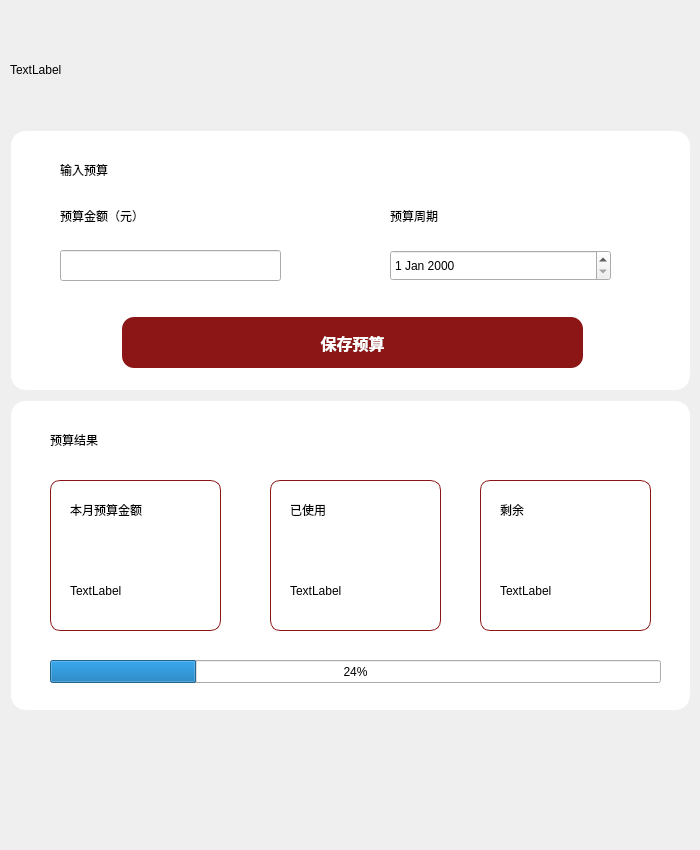
<?xml version="1.0" encoding="UTF-8"?>
<ui version="4.0">
 <class>Budget</class>
 <widget class="QWidget" name="Budget">
  <property name="geometry">
   <rect>
    <x>0</x>
    <y>0</y>
    <width>700</width>
    <height>850</height>
   </rect>
  </property>
  <property name="windowTitle">
   <string>Form</string>
  </property>
  <property name="styleSheet">
   <string notr="true">Budget {
    background-color: #FFFFFF;
}</string>
  </property>
  <widget class="QFrame" name="frame">
   <property name="geometry">
    <rect>
     <x>10</x>
     <y>130</y>
     <width>681</width>
     <height>261</height>
    </rect>
   </property>
   <property name="styleSheet">
    <string notr="true">#frame {
    background-color: #FFFFFF; /* 纯白背景 */
    border: 1px solid #F0F0F0; /* 极淡的灰色边框 */
    border-radius: 16px;
}</string>
   </property>
   <property name="frameShape">
    <enum>QFrame::Shape::StyledPanel</enum>
   </property>
   <property name="frameShadow">
    <enum>QFrame::Shadow::Raised</enum>
   </property>
   <widget class="QLabel" name="label">
    <property name="geometry">
     <rect>
      <x>50</x>
      <y>70</y>
      <width>191</width>
      <height>31</height>
     </rect>
    </property>
    <property name="text">
     <string>预算金额（元）</string>
    </property>
   </widget>
   <widget class="QLabel" name="label_2">
    <property name="geometry">
     <rect>
      <x>380</x>
      <y>70</y>
      <width>81</width>
      <height>31</height>
     </rect>
    </property>
    <property name="text">
     <string>预算周期</string>
    </property>
   </widget>
   <widget class="QLineEdit" name="lineEditBudget">
    <property name="geometry">
     <rect>
      <x>50</x>
      <y>120</y>
      <width>221</width>
      <height>31</height>
     </rect>
    </property>
   </widget>
   <widget class="QDateEdit" name="dateEdit">
    <property name="geometry">
     <rect>
      <x>380</x>
      <y>120</y>
      <width>221</width>
      <height>31</height>
     </rect>
    </property>
   </widget>
   <widget class="QPushButton" name="btnSave">
    <property name="geometry">
     <rect>
      <x>112</x>
      <y>187</y>
      <width>461</width>
      <height>51</height>
     </rect>
    </property>
    <property name="styleSheet">
     <string notr="true">#btnSave {
    background-color: #8c1515; /* 经典的北大红背景 */
    color: white;              /* 白色文字 */
    border-radius: 12px;       /* 圆角效果，数值越大越圆润 */
    font-size: 16px;           /* 字体放大 */
    font-weight: bold;         /* 字体加粗 */
}

/* 鼠标悬停在按钮上时，颜色稍微变深一点，增加交互感 */
#btnSave:hover {
    background-color: #a01a1a;
}

/* 鼠标点下去的一瞬间，按钮往下沉一下 */
#btnSave:pressed {
    background-color: #701010;
    padding-top: 2px;
    padding-left: 2px;
}</string>
    </property>
    <property name="text">
     <string>保存预算</string>
    </property>
   </widget>
   <widget class="QLabel" name="label_3">
    <property name="geometry">
     <rect>
      <x>50</x>
      <y>30</y>
      <width>69</width>
      <height>19</height>
     </rect>
    </property>
    <property name="text">
     <string>输入预算</string>
    </property>
   </widget>
  </widget>
  <widget class="QFrame" name="frame_2">
   <property name="geometry">
    <rect>
     <x>10</x>
     <y>400</y>
     <width>681</width>
     <height>311</height>
    </rect>
   </property>
   <property name="styleSheet">
    <string notr="true">#frame_2 {
    background-color: #FFFFFF; /* 纯白背景 */
    border: 1px solid #F0F0F0; /* 极淡的灰色边框 */
    border-radius: 16px;
}</string>
   </property>
   <property name="frameShape">
    <enum>QFrame::Shape::StyledPanel</enum>
   </property>
   <property name="frameShadow">
    <enum>QFrame::Shadow::Raised</enum>
   </property>
   <widget class="QLabel" name="label_4">
    <property name="geometry">
     <rect>
      <x>40</x>
      <y>30</y>
      <width>69</width>
      <height>19</height>
     </rect>
    </property>
    <property name="text">
     <string>预算结果</string>
    </property>
   </widget>
   <widget class="QFrame" name="frame_3">
    <property name="geometry">
     <rect>
      <x>40</x>
      <y>80</y>
      <width>171</width>
      <height>151</height>
     </rect>
    </property>
    <property name="styleSheet">
     <string notr="true">#frame_3{ 
border: 1px solid  #8c1515;
 border-radius: 10px; 
}</string>
    </property>
    <property name="frameShape">
     <enum>QFrame::Shape::StyledPanel</enum>
    </property>
    <property name="frameShadow">
     <enum>QFrame::Shadow::Raised</enum>
    </property>
    <widget class="QLabel" name="label_5">
     <property name="geometry">
      <rect>
       <x>20</x>
       <y>20</y>
       <width>111</width>
       <height>19</height>
      </rect>
     </property>
     <property name="text">
      <string>本月预算金额</string>
     </property>
    </widget>
    <widget class="QLabel" name="labelBudget">
     <property name="geometry">
      <rect>
       <x>20</x>
       <y>90</y>
       <width>131</width>
       <height>41</height>
      </rect>
     </property>
     <property name="text">
      <string>TextLabel</string>
     </property>
    </widget>
   </widget>
   <widget class="QFrame" name="frame_4">
    <property name="geometry">
     <rect>
      <x>260</x>
      <y>80</y>
      <width>171</width>
      <height>151</height>
     </rect>
    </property>
    <property name="styleSheet">
     <string notr="true">#frame_4{ border: 1px solid  #8c1515; border-radius: 10px; }</string>
    </property>
    <property name="frameShape">
     <enum>QFrame::Shape::StyledPanel</enum>
    </property>
    <property name="frameShadow">
     <enum>QFrame::Shadow::Raised</enum>
    </property>
    <widget class="QLabel" name="labelUsed">
     <property name="geometry">
      <rect>
       <x>20</x>
       <y>90</y>
       <width>131</width>
       <height>41</height>
      </rect>
     </property>
     <property name="text">
      <string>TextLabel</string>
     </property>
    </widget>
    <widget class="QLabel" name="lab_UsedMoney">
     <property name="geometry">
      <rect>
       <x>20</x>
       <y>20</y>
       <width>121</width>
       <height>19</height>
      </rect>
     </property>
     <property name="text">
      <string>已使用</string>
     </property>
    </widget>
   </widget>
   <widget class="QFrame" name="frame_5">
    <property name="geometry">
     <rect>
      <x>470</x>
      <y>80</y>
      <width>171</width>
      <height>151</height>
     </rect>
    </property>
    <property name="styleSheet">
     <string notr="true">#frame_5{ border: 1px solid  #8c1515; border-radius: 10px; }</string>
    </property>
    <property name="frameShape">
     <enum>QFrame::Shape::StyledPanel</enum>
    </property>
    <property name="frameShadow">
     <enum>QFrame::Shadow::Raised</enum>
    </property>
    <widget class="QLabel" name="labelLeft">
     <property name="geometry">
      <rect>
       <x>20</x>
       <y>90</y>
       <width>131</width>
       <height>41</height>
      </rect>
     </property>
     <property name="text">
      <string>TextLabel</string>
     </property>
    </widget>
    <widget class="QLabel" name="lab_RemainMoney">
     <property name="geometry">
      <rect>
       <x>20</x>
       <y>20</y>
       <width>131</width>
       <height>19</height>
      </rect>
     </property>
     <property name="text">
      <string>剩余</string>
     </property>
    </widget>
   </widget>
   <widget class="QProgressBar" name="progressBar">
    <property name="geometry">
     <rect>
      <x>40</x>
      <y>260</y>
      <width>611</width>
      <height>23</height>
     </rect>
    </property>
    <property name="value">
     <number>24</number>
    </property>
   </widget>
  </widget>
  <widget class="QLabel" name="labelHint">
   <property name="geometry">
    <rect>
     <x>10</x>
     <y>29</y>
     <width>681</width>
     <height>81</height>
    </rect>
   </property>
   <property name="text">
    <string>TextLabel</string>
   </property>
  </widget>
 </widget>
 <resources/>
 <connections/>
</ui>
